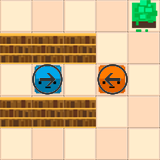

Below is a game level as drawn by its tile map, then a one-line description and the .tmx file that defines it, in full:
An orthogonal 5x5 tile map with 32x32 px tiles, 4 tile layers (Floor, Scenery, Entities, IA), 4 tilesets and 1 object (MovesAvailable).

<map version="1.0" orientation="orthogonal" renderorder="left-up" width="5" height="5" tilewidth="32" tileheight="32" nextobjectid="4">
 <tileset firstgid="1" name="Floor" tilewidth="32" tileheight="32" tilecount="64" columns="8">
  <image source="../../LevelEditor/Tilesets/Tileset_Floor.png" width="256" height="256" />
 </tileset>
 <tileset firstgid="65" name="Scenery" tilewidth="32" tileheight="32" tilecount="64" columns="8">
  <image source="../../LevelEditor/Tilesets/Tileset_Scenery.png" width="256" height="256" />
 </tileset>
 <tileset firstgid="129" name="Entities" tilewidth="32" tileheight="32" tilecount="64" columns="8">
  <image source="../../LevelEditor/Tilesets/Tileset_Entities.png" width="256" height="256" />
 </tileset>
 <tileset firstgid="193" name="IA" tilewidth="32" tileheight="32" tilecount="64" columns="8">
  <image source="../../LevelEditor/Tilesets/Tileset_IA.png" width="256" height="256" />
 </tileset>
 <layer name="Floor" width="5" height="5">
  <data>
   <tile gid="1" />
   <tile gid="2" />
   <tile gid="1" />
   <tile gid="2" />
   <tile gid="1" />
   <tile gid="2" />
   <tile gid="1" />
   <tile gid="2" />
   <tile gid="1" />
   <tile gid="2" />
   <tile gid="1" />
   <tile gid="2" />
   <tile gid="1" />
   <tile gid="2" />
   <tile gid="1" />
   <tile gid="2" />
   <tile gid="1" />
   <tile gid="2" />
   <tile gid="1" />
   <tile gid="2" />
   <tile gid="1" />
   <tile gid="2" />
   <tile gid="1" />
   <tile gid="2" />
   <tile gid="1" />
  </data>
 </layer>
 <layer name="Scenery" width="5" height="5">
  <data>
   <tile gid="0" />
   <tile gid="0" />
   <tile gid="0" />
   <tile gid="0" />
   <tile gid="69" />
   <tile gid="75" />
   <tile gid="75" />
   <tile gid="75" />
   <tile gid="0" />
   <tile gid="0" />
   <tile gid="0" />
   <tile gid="0" />
   <tile gid="0" />
   <tile gid="0" />
   <tile gid="0" />
   <tile gid="75" />
   <tile gid="75" />
   <tile gid="75" />
   <tile gid="0" />
   <tile gid="0" />
   <tile gid="0" />
   <tile gid="0" />
   <tile gid="0" />
   <tile gid="0" />
   <tile gid="0" />
  </data>
 </layer>
 <layer name="Entities" width="5" height="5">
  <data>
   <tile gid="0" />
   <tile gid="0" />
   <tile gid="0" />
   <tile gid="0" />
   <tile gid="0" />
   <tile gid="0" />
   <tile gid="0" />
   <tile gid="0" />
   <tile gid="0" />
   <tile gid="0" />
   <tile gid="0" />
   <tile gid="129" />
   <tile gid="0" />
   <tile gid="130" />
   <tile gid="0" />
   <tile gid="0" />
   <tile gid="0" />
   <tile gid="0" />
   <tile gid="0" />
   <tile gid="0" />
   <tile gid="0" />
   <tile gid="0" />
   <tile gid="0" />
   <tile gid="0" />
   <tile gid="0" />
  </data>
 </layer>
 <layer name="IA" width="5" height="5">
  <data>
   <tile gid="0" />
   <tile gid="0" />
   <tile gid="0" />
   <tile gid="0" />
   <tile gid="0" />
   <tile gid="0" />
   <tile gid="0" />
   <tile gid="0" />
   <tile gid="0" />
   <tile gid="0" />
   <tile gid="0" />
   <tile gid="193" />
   <tile gid="0" />
   <tile gid="195" />
   <tile gid="0" />
   <tile gid="0" />
   <tile gid="0" />
   <tile gid="0" />
   <tile gid="0" />
   <tile gid="0" />
   <tile gid="0" />
   <tile gid="0" />
   <tile gid="0" />
   <tile gid="0" />
   <tile gid="0" />
  </data>
 </layer>
 <objectgroup name="LevelInfo">
  <object id="1" name="MovesAvailable" x="0" y="0" width="32" height="32">
   <properties>
    <property name="Moves" type="int" value="0" />
   </properties>
  </object>
 </objectgroup>
</map>
